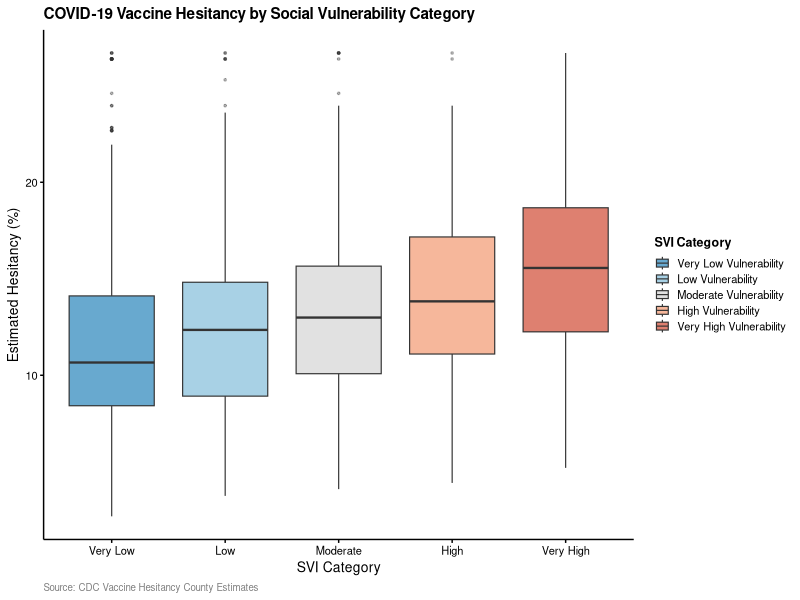
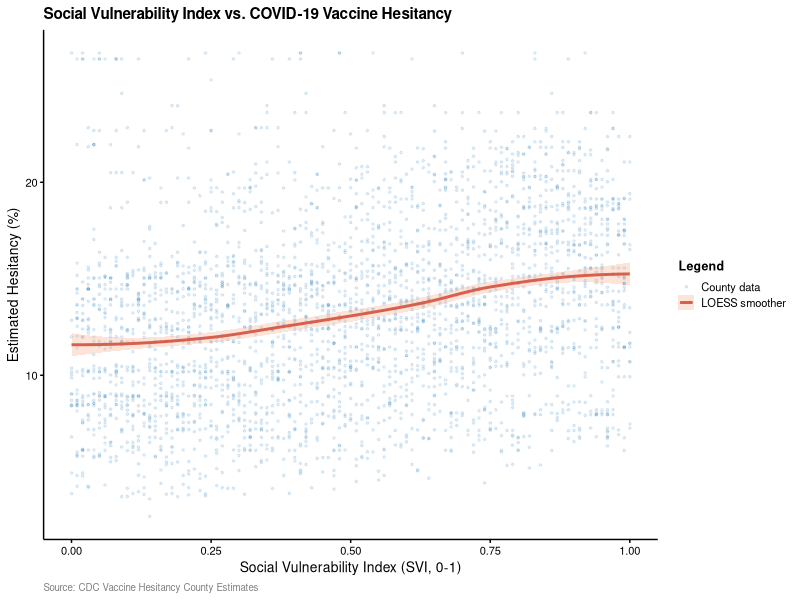
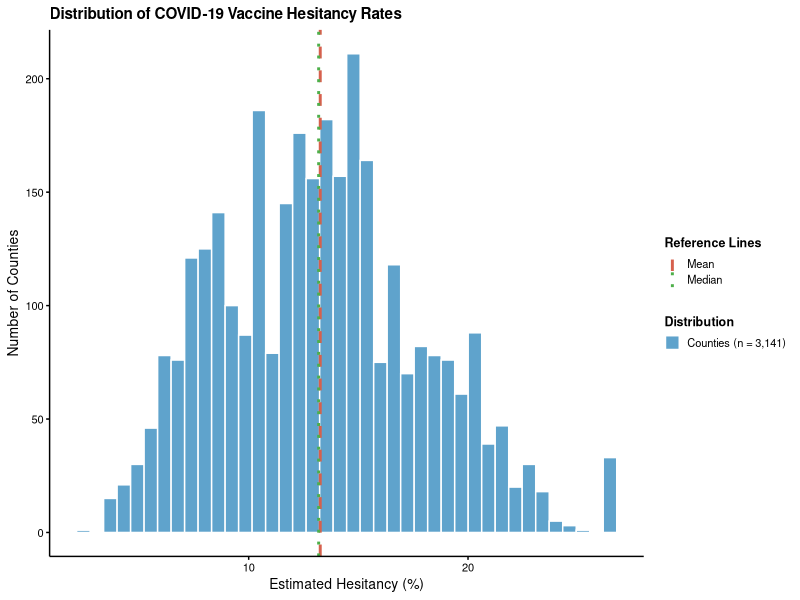
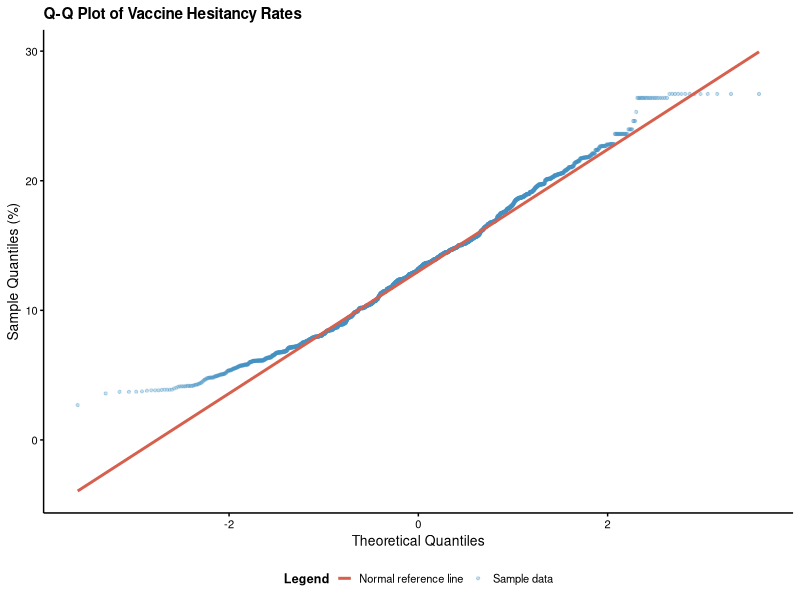
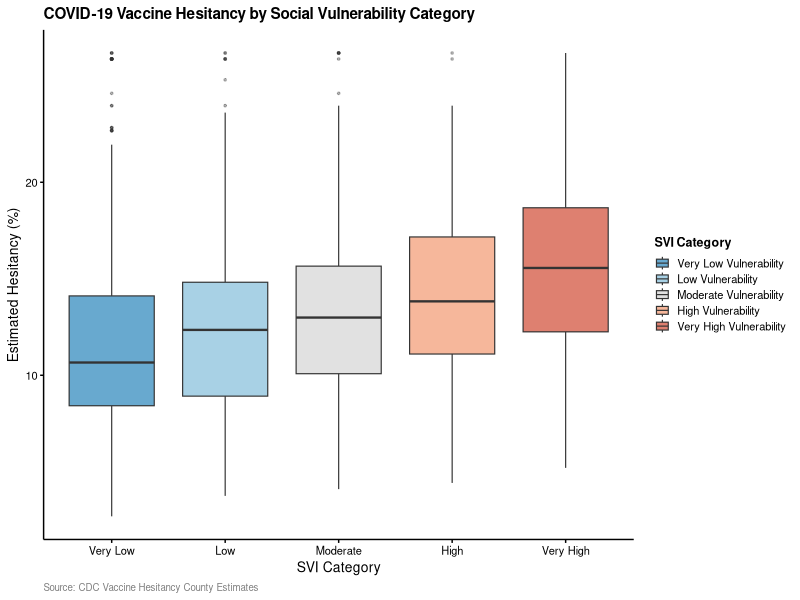
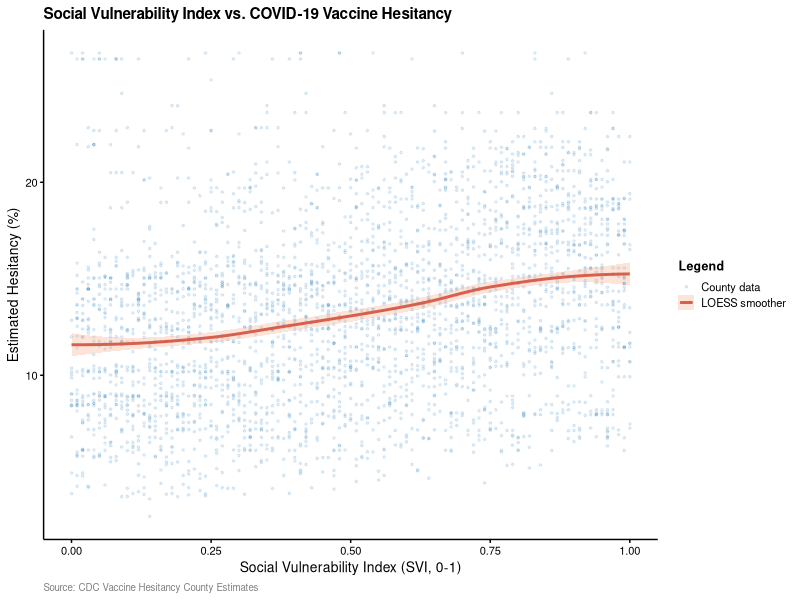
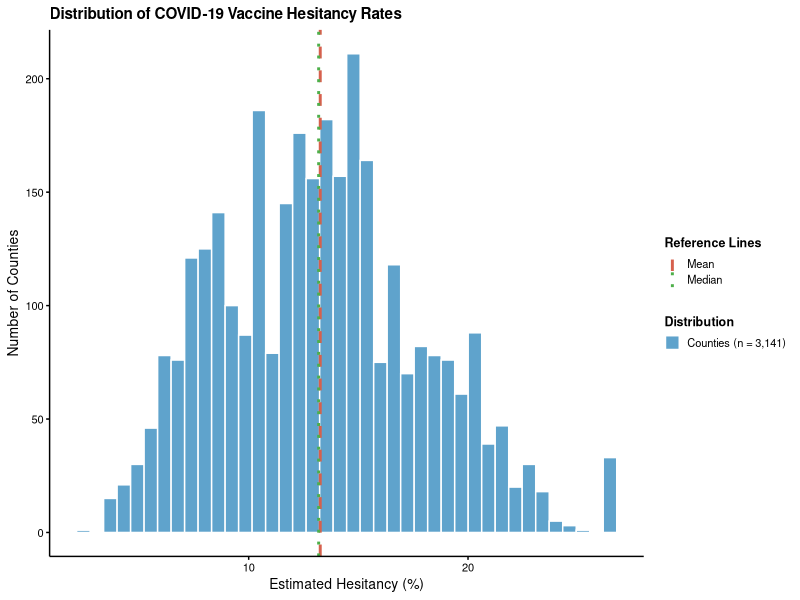
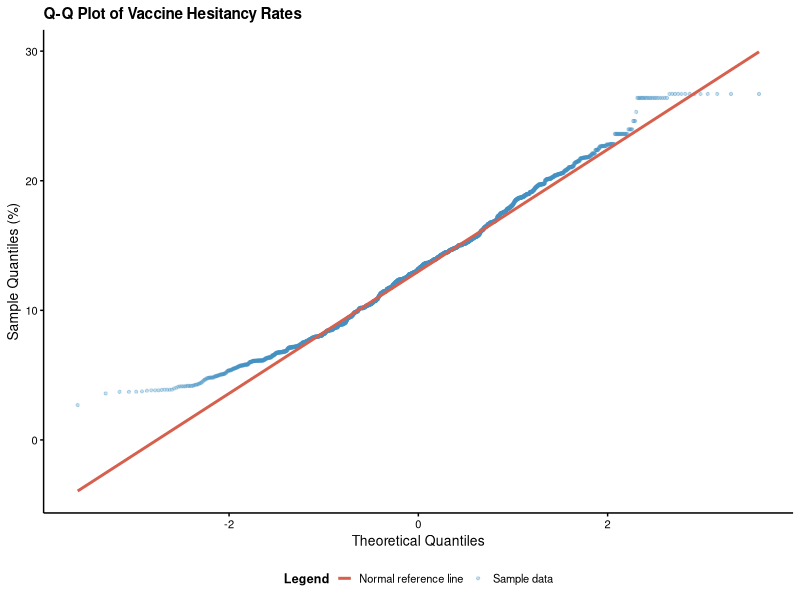

Here is the R script that generated these plots, in order:
#' ---
#' title: "VTPEH 6270 Final Report"
#' author: "Sowmya Srinivasan"
#' date: "`r Sys.Date()`"
#' editor_options:
#'   chunk_output_type: console
#' output:
#'   pdf_document:
#'     toc: true
#'     toc_depth: 1
#'     number_sections: true
#'     latex_engine: pdflatex
#' header-includes:
#'   - \usepackage{float}
#' urlcolor: blue
#' ---
#' 
## ----setup, include = FALSE------------------------------------------------------------------

knitr::opts_chunk$set(echo = TRUE, warning = FALSE, message = FALSE,
                      fig.align = "center", out.width = "85%",
                      fig.pos = "H")


#' 
#' # Introduction, Research Question, Plausibility and Context
#' 
#' ## Introduction
#' 
#' This analysis uses the COVID-19 Vaccine Hesitancy for County and Local Estimates data set published by the U.S. Centers for Disease Control and Prevention (CDC). The dataset contains county-level estimates of vaccine hesitancy among adults, vaccination coverage as of June 10, 2021, and measures of social vulnerability, including the Social Vulnerability Index (SVI) and demographic characteristics. Each observation represents a U.S. county and includes both continuous and categorical variables suitable for exploratory data analysis and visualization.
#' The complete data set and accompanying information are available at 
#' https://data.cdc.gov/Vaccinations/Vaccine-Hesitancy-for-COVID-19-County-and-local-es/q9mh-h2tw/about_data
#' 
#' 
#' ## Research Question:
#' 
#' > **Is COVID-19 vaccine hesitancy higher in counties with higher Social Vulnerability Index (SVI)?**
#' 
#' - **Variable A (Outcome, continuous):** Estimated hesitant — percentage of adults estimated to be hesitant toward COVID-19 vaccination
#' - **Variable B (Predictor, categorical):** SVI category — categorized measure of county-level social vulnerability
#' 
#' ## Scientific Plausibility and Public Health Context:
#' 
#' COVID-19 vaccine hesitancy directly undermined efforts to reduce transmission 
#' and mortality during the pandemic, making it one of the most consequential 
#' public health challenges of the past decade. The CDC/ATSDR Social Vulnerability 
#' Index (SVI) captures community-level conditions — socioeconomic status, minority 
#' status, household composition, and housing/transportation access — that shape 
#' how communities experience and respond to public health crises.
#' 
#' There are strong reasons to expect higher SVI to correlate with greater 
#' hesitancy: reduced healthcare access, structural barriers to vaccination, and 
#' historically rooted mistrust of medical institutions among communities that 
#' have faced documented mistreatment. If this association holds, public health 
#' agencies can target outreach and resources to high-SVI counties to close 
#' vaccination gaps and reduce disparities in future pandemic responses.
#' 
#' 
#' # Material & Methods
#' 
#' ## Loading Data and Data Description
#' 
#' ### Loading Data
#' 
## ----libraries-------------------------------------------------------------------------------
library(readxl)
library(dplyr)
library(ggplot2)
library(knitr)
library(kableExtra)
library(tidyr)



#' 
## ----load-data, results='hide'---------------------------------------------------------------

# Set working directory
setwd("/Users/sowmya427/Desktop/VTPEH-6270-R-Lab/data")

# Load file
raw <- read.csv("R Lab_Vaccine_Hesitancy.csv", check.names = FALSE)

# Confirm columns loaded correctly
cat("Column names:\n")
print(names(raw))

df <- raw %>%
  rename(
    fips               = `FIPS Code`,
    county             = `County Name`,
    state              = `State`,
    hesitant           = `Estimated hesitant`,
    hesitant_or_unsure = `Estimated hesitant or unsure`,
    strongly_hesitant  = `Estimated strongly hesitant`,
    svi                = `Social Vulnerability Index (SVI)`,
    svi_cat            = `SVI Category`,
    vax_rate           = `Percent adults fully vaccinated against COVID-19 (as of 6/10/21)`,
    pct_hispanic       = `Percent Hispanic`,
    pct_black          = `Percent non-Hispanic Black`,
    pct_white          = `Percent non-Hispanic White`
  ) %>%
  mutate(
    hesitant_pct = as.numeric(gsub("%", "", hesitant)),
    vax_rate_pct = as.numeric(gsub("%", "", vax_rate)),
    svi_cat = factor(
      svi_cat,
      levels = c(
        "Very Low Vulnerability",
        "Low Vulnerability",
        "Moderate Vulnerability",
        "High Vulnerability",
        "Very High Vulnerability"
      )
    )
  ) %>%
  filter(!is.na(svi), !is.na(hesitant_pct))

cat("Final sample size:", nrow(df), "counties\n")

#' 
#' 
#' ### Nature Theme 
#' 
## ----nature-theme----------------------------------------------------------------------------
dir.create("figures/CP06", recursive = TRUE, showWarnings = FALSE)

theme_nature <- function(base_size = 10) {
  theme_classic(base_size = base_size) +
    theme(
      text             = element_text(family = "sans"),
      axis.title       = element_text(size = base_size, color = "black"),
      axis.text        = element_text(size = base_size - 2, color = "black"),
      axis.line        = element_line(color = "black", linewidth = 0.5),
      axis.ticks       = element_line(color = "black", linewidth = 0.5),
      legend.text      = element_text(size = base_size - 2),
      legend.title     = element_text(size = base_size - 1, face = "bold"),
      legend.key.size  = unit(0.4, "cm"),
      plot.title       = element_text(size = base_size + 1, face = "bold", hjust = 0),
      plot.caption     = element_text(size = base_size - 3, color = "gray50", hjust = 0),
      panel.border     = element_blank(),
      strip.background = element_blank()
    )
}

#' 
#' 
#' ### Description Table
#' 
## ----summary-table---------------------------------------------------------------------------
summary_tbl <- df %>%
  group_by(svi_cat) %>%
  summarise(
    n      = n(),
    Mean   = round(mean(hesitant_pct), 2),
    SD     = round(sd(hesitant_pct),   2),
    Median = round(median(hesitant_pct), 2),
    Min    = round(min(hesitant_pct),  2),
    Max    = round(max(hesitant_pct),  2),
    .groups = "drop"
  )

kable(
  summary_tbl,
  col.names = c("SVI Category", "n", "Mean (\\%)", "SD",
                "Median (\\%)", "Min (\\%)", "Max (\\%)"),
  caption  = "Descriptive statistics of estimated COVID-19 vaccine hesitancy (\\%) by SVI category.",
  booktabs = TRUE
) %>%
  kable_styling(
    latex_options = c("hold_position", "striped"),
    font_size     = 10
  )


#' 
#' 
#' ## Statistical Analysis
#' 
#' To examine whether COVID-19 vaccine hesitancy rates differ across Social 
#' Vulnerability Index (SVI) categories, the following statistical approach 
#' was used.
#' 
#' **Assumption Checks**
#' 
#' Prior to selecting a statistical test, the normality of the outcome 
#' variable (estimated vaccine hesitancy rate, %) was assessed using the 
#' Shapiro-Wilk test, where a p-value < 0.05 indicates a significant 
#' departure from normality. A histogram and Q-Q plot were also used to 
#' visually inspect the distribution of the data. Normality is a required 
#' assumption for parametric tests such as one-way ANOVA, and failure to 
#' meet this assumption requires the use of non-parametric alternatives.
#' 
#' **Model Selection**
#' 
#' Because the Shapiro-Wilk test confirmed that the hesitancy rate data 
#' were non-normally distributed, a Kruskal-Wallis rank-sum test was 
#' selected to compare hesitancy rates across the five SVI categories 
#' (Very Low, Low, Moderate, High, and Very High Vulnerability). The 
#' Kruskal-Wallis test is the non-parametric equivalent of a one-way ANOVA 
#' and does not require the assumption of normality. In addition, 
#' Spearman's rank correlation was used to quantify the strength and 
#' direction of the monotonic association between the continuous SVI score 
#' and vaccine hesitancy rate. Spearman's correlation was chosen over 
#' Pearson's correlation as it does not assume normality and is appropriate 
#' for non-normally distributed continuous variables.
#' 
#' **Post-Hoc Analysis**
#' 
#' A significant Kruskal-Wallis result indicates that at least one SVI 
#' category differs from the others, but does not specify which pairs. 
#' Therefore, pairwise Wilcoxon rank-sum tests were conducted as a 
#' post-hoc analysis to identify which specific SVI category pairs showed 
#' statistically significant differences in vaccine hesitancy rates. 
#' P-values were adjusted using the Bonferroni correction to control for 
#' multiple comparisons and reduce the risk of Type I error. Statistical 
#' significance was set at alpha = 0.05 for all analyses.
#' 
#' ## Code
#' 
#' All code and data used in this analysis are available at: https://github.com/SS0908/VTPEH-6270-R-Lab
#' 
#' 
#' # Results
#' 
#' ## Data Visualization 
#' 
#' 
#' ### Boxplot
## ----boxplot, fig.cap="Distribution of estimated COVID-19 vaccine hesitancy (\\%) by SVI category. Boxes span the interquartile range; horizontal lines show medians; dots are outliers."----
p_box <- ggplot(df, aes(x = svi_cat, y = hesitant_pct, fill = svi_cat)) +
  geom_boxplot(
    alpha         = 0.80,
    outlier.size  = 0.6,
    outlier.alpha = 0.35,
    linewidth     = 0.4
  ) +
  scale_fill_manual(
    name   = "SVI Category",
    values = c(
      "Very Low Vulnerability"  = "#4393C3",
      "Low Vulnerability"       = "#92C5DE",
      "Moderate Vulnerability"  = "#D9D9D9",
      "High Vulnerability"      = "#F4A582",
      "Very High Vulnerability" = "#D6604D"
    )
  ) +
  scale_x_discrete(
    labels = c("Very Low", "Low", "Moderate", "High", "Very High")
  ) +
  labs(
    title   = "COVID-19 Vaccine Hesitancy by Social Vulnerability Category",
    x       = "SVI Category",
    y       = "Estimated Hesitancy (%)",
    caption = "Source: CDC Vaccine Hesitancy County Estimates"
  ) +
  theme_nature()

p_box

#' 
## ----boxplot-save, include=FALSE-------------------------------------------------------------
ggsave("figures/CP06/CP06_boxplot.pdf",
       plot = p_box, width = 7, height = 4.5, device = "pdf")

#' 
#' 
#' 
#' ### Scatterplot
#' 
## ----scatter, fig.cap="Association between continuous SVI score and estimated vaccine hesitancy (\\%) across U.S. counties (n = 3,141). Each point is one county. Red curve is a LOESS smoother with 95\\% CI shaded."----
p_scatter <- ggplot(df, aes(x = svi, y = hesitant_pct)) +
  geom_point(
    aes(color = "County data"),
    alpha = 0.15,
    size  = 0.6
  ) +
  geom_smooth(
    aes(color = "LOESS smoother"),
    method    = "loess",
    linewidth = 1,
    se        = TRUE,
    fill      = "#F4A582",
    alpha     = 0.3
  ) +
  scale_color_manual(
    name   = "Legend",
    values = c(
      "County data"    = "#4393C3",
      "LOESS smoother" = "#D6604D"
    )
  ) +
  labs(
    title   = "Social Vulnerability Index vs. COVID-19 Vaccine Hesitancy",
    x       = "Social Vulnerability Index (SVI, 0-1)",
    y       = "Estimated Hesitancy (%)",
    caption = "Source: CDC Vaccine Hesitancy County Estimates"
  ) +
  theme_nature()

p_scatter

#' 
## ----scatter-save, include=FALSE-------------------------------------------------------------
ggsave("figures/CP06/CP06_scatterplot.pdf",
       plot = p_scatter, width = 7, height = 4.5, device = "pdf")

#' 
#' 
#' 
#' 
#' 
#' 
#' 
#' ### Normality; Plot 1 - Histogram
#' 
## ----normality-hist, fig.cap="Histogram of estimated COVID-19 vaccine hesitancy rates (\\%) across U.S. counties. Dashed red line = mean; dotted green line = median.", fig.height=4----
p_hist <- ggplot(df, aes(x = hesitant_pct)) +
  geom_histogram(
    aes(fill = "Counties (n = 3,141)"),
    bins  = 40,
    color = "white",
    alpha = 0.85
  ) +
  geom_vline(
    aes(xintercept = mean(hesitant_pct, na.rm = TRUE), color = "Mean"),
    linewidth = 1,
    linetype  = "dashed"
  ) +
  geom_vline(
    aes(xintercept = median(hesitant_pct, na.rm = TRUE), color = "Median"),
    linewidth = 1,
    linetype  = "dotted"
  ) +
  scale_fill_manual(
    name   = "Distribution",
    values = c("Counties (n = 3,141)" = "#4393C3")
  ) +
  scale_color_manual(
    name   = "Reference Lines",
    values = c("Mean" = "#D6604D", "Median" = "#4DAF4A")
  ) +
  labs(
    title = "Distribution of COVID-19 Vaccine Hesitancy Rates",
    x     = "Estimated Hesitancy (%)",
    y     = "Number of Counties"
  ) +
  theme_nature() +
  theme(legend.position = "right")

p_hist

#' 
## ----histogram-save, include=FALSE-----------------------------------------------------------
ggsave("figures/CP06/CP06_histogram.pdf",
       plot = p_hist, width = 7, height = 4, device = "pdf")

#' 
#' 
#' 
#' 
#' 
#' 
#' 
#' ### Normality; Plot 2 - Q-Q plot
#' 
## ----normality-qq, fig.cap="Q-Q plot of estimated vaccine hesitancy rates. Blue points = sample data; red line = expected values under a normal distribution. Deviations at the tails indicate non-normality."----
p_qq <- ggplot(df, aes(sample = hesitant_pct)) +
  stat_qq(
    aes(color = "Sample data"),
    alpha = 0.3,
    size  = 0.8
  ) +
  stat_qq_line(
    aes(color = "Normal reference line"),
    linewidth = 1
  ) +
  scale_color_manual(
    name   = "Legend",
    values = c(
      "Sample data"           = "#4393C3",
      "Normal reference line" = "#D6604D"
    )
  ) +
  labs(
    title = "Q-Q Plot of Vaccine Hesitancy Rates",
    x     = "Theoretical Quantiles",
    y     = "Sample Quantiles (%)"
  ) +
  theme_nature() +
  theme(legend.position = "bottom")

p_qq

#' 
#' 
## ----qqplot-save, include=FALSE--------------------------------------------------------------
ggsave("figures/CP06/CP06_qqplot.pdf",
       plot = p_qq, width = 6, height = 5, device = "pdf")

#' 
#' 
#' 
#' 
#' 
#' ## Statistical Analysis
#' 
#' ### Shapiro-Wilk Test
#' 
## ----shapiro-test----------------------------------------------------------------------------
sw <- shapiro.test(df$hesitant_pct)

sw_tbl <- data.frame(
  Test        = "Shapiro-Wilk",
  W           = round(sw$statistic, 4),
  `p-value`   = ifelse(sw$p.value < 0.001, "< 0.001", round(sw$p.value, 4)),
  Result      = ifelse(sw$p.value < 0.05,
                       "Non-normal - use non-parametric tests",
                       "Normal distribution"),
  check.names = FALSE
)

kable(
  sw_tbl,
  caption  = "Shapiro-Wilk normality test for vaccine hesitancy rates.",
  booktabs = TRUE,
  align    = c("l", "c", "c", "l")
) %>%
  kable_styling(
    latex_options = c("hold_position", "striped"),
    font_size     = 10
  )

#' 
#' 
#' The Shapiro-Wilk test returned a W statistic of `r round(sw$statistic, 4)` 
#' and a p-value < 0.001, indicating that the distribution of vaccine hesitancy 
#' rates departs significantly from normality. This means we cannot assume the 
#' data follow a normal distribution, and therefore non-parametric tests must be 
#' used for all subsequent group comparisons rather than parametric alternatives 
#' such as ANOVA or a t-test.
#' 
#' ### Kruskal-Walis Test
#' 
## ----kruskal---------------------------------------------------------------------------------
kw <- kruskal.test(hesitant_pct ~ svi_cat, data = df)

kw_tbl <- data.frame(
  Test          = "Kruskal-Wallis Rank-Sum Test",
  `Chi-squared` = round(kw$statistic, 3),
  df            = kw$parameter,
  `p-value`     = ifelse(kw$p.value < 0.001, "< 0.001", round(kw$p.value, 4)),
  Result        = "Significant difference in hesitancy across SVI categories",
  check.names   = FALSE
)
rownames(kw_tbl) <- NULL

kable(
  kw_tbl,
  caption  = "Kruskal-Wallis test comparing vaccine hesitancy rates across SVI categories.",
  booktabs = TRUE,
  align    = c("l", "c", "c", "c", "l")
) %>%
  kable_styling(
    latex_options = c("hold_position", "striped", "scale_down"),
    font_size     = 10
  ) %>%
  column_spec(5, width = "5cm")

#' 
#' The Kruskal-Wallis rank-sum test revealed a statistically significant 
#' difference in vaccine hesitancy rates across the five SVI categories 
#' (X^2 = `r round(kw$statistic, 2)`, df = `r kw$parameter`, p < 0.001). 
#' This result allows us to reject the null hypothesis that hesitancy rates 
#' are equal across SVI categories. In other words, social vulnerability level 
#' is associated with differences in COVID-19 vaccine hesitancy at the county 
#' level. However, this test alone does not tell us which specific categories 
#' differ from one another, which is addressed by the pairwise comparisons below.
#' 
#' 
#' ### Pairwise Wilcoxon 
#' 
## ----pairwise-wilcox-------------------------------------------------------------------------
pw <- pairwise.wilcox.test(
  x               = df$hesitant_pct,
  g               = df$svi_cat,
  p.adjust.method = "bonferroni"
)

# Format the p-value matrix into a clean table
pw_tbl <- as.data.frame(pw$p.value) %>%
  tibble::rownames_to_column(var = "Group") %>%
  mutate(across(where(is.numeric), ~ case_when(
    . < 0.001 ~ "< 0.001",
    . < 0.05  ~ as.character(round(., 3)),
    is.na(.)  ~ "--",
    TRUE      ~ as.character(round(., 3))
  )))

kable(
  pw_tbl,
  col.names = c("Group", "Very Low", "Low", "Moderate", "High"),
  caption  = "Pairwise Wilcoxon rank-sum tests comparing vaccine hesitancy across SVI categories (Bonferroni correction). '--' = comparison not applicable.",
  booktabs = TRUE,
  align    = "c"
) %>%
  kable_styling(
    latex_options = c("hold_position", "scale_down", "striped"),
    font_size     = 9
  ) %>%
  column_spec(1, width = "4cm")

#' 
#' 
#' Pairwise Wilcoxon rank-sum tests with Bonferroni correction were conducted 
#' to identify which specific SVI category pairs drive the overall significant 
#' Kruskal-Wallis result. The results show that most pairwise comparisons 
#' between SVI categories were statistically significant (p < 0.001) after 
#' correction for multiple testing. Counties in higher vulnerability categories 
#' consistently showed greater vaccine hesitancy than those in lower 
#' vulnerability categories. Comparisons between adjacent categories (e.g., 
#' Very Low vs. Low Vulnerability) may show weaker or non-significant 
#' differences, reflecting the gradual nature of the relationship between 
#' social vulnerability and hesitancy.
#' 
#' 
#' ### Spearman Correlation
## ----spearman--------------------------------------------------------------------------------
sp <- cor.test(df$svi, df$hesitant_pct, method = "spearman")

sp_tbl <- data.frame(
  Test        = "Spearman Rank Correlation",
  `rho (p)`   = round(sp$estimate, 3),
  S           = round(sp$statistic, 1),
  `p-value`   = ifelse(sp$p.value < 0.001, "< 0.001", round(sp$p.value, 4)),
  Direction   = "Positive association",
  Result      = "Higher SVI linked to higher hesitancy",
  check.names = FALSE
)
rownames(sp_tbl) <- NULL

kable(
  sp_tbl,
  caption  = "Spearman rank correlation between continuous SVI score and vaccine hesitancy (\\%).",
  booktabs = TRUE,
  align    = c("l", "c", "c", "c", "l", "l")
) %>%
  kable_styling(
    latex_options = c("hold_position", "scale_down", "striped"),
    font_size     = 10
  ) %>%
  column_spec(1, width = "3.5cm") %>%
  column_spec(5, width = "2.5cm") %>%
  column_spec(6, width = "3cm")

#' 
#' 
#' Spearman's rank correlation between the continuous SVI score and vaccine 
#' hesitancy rate yielded a correlation coefficient of 
#' p = `r round(sp$estimate, 3)` (p < 0.001), indicating a statistically 
#' significant positive monotonic association. This means that as the Social 
#' Vulnerability Index increases across counties, estimated vaccine hesitancy 
#' also tends to increase. The magnitude of the correlation suggests a moderate 
#' positive relationship, supporting the conclusion that social vulnerability 
#' is meaningfully — though not perfectly — linked to COVID-19 vaccine 
#' hesitancy at the county level. This finding directly addresses our research 
#' question and is consistent with the patterns observed visually in the 
#' scatterplot and boxplot.
#' 
#' 
#' # Conclusion
#' 
#' 
#' The results of this analysis support the hypothesis that COVID-19 vaccine 
#' hesitancy is higher in counties with greater social vulnerability. The 
#' Kruskal-Wallis test identified statistically significant differences in 
#' hesitancy rates across SVI categories (X^2 = `r round(kw$statistic, 2)`, 
#' p < 0.001), and pairwise Wilcoxon comparisons confirmed that 
#' higher-vulnerability counties showed greater hesitancy than 
#' lower-vulnerability counties across most category pairs. The Spearman 
#' correlation (p = `r round(sp$estimate, 3)`, p < 0.001) further supports 
#' a moderate positive association between the continuous SVI score and 
#' estimated hesitancy rate.
#' 
#' These findings align with the research question posed in the Introduction 
#' — counties with higher social vulnerability do tend to have higher 
#' estimated COVID-19 vaccine hesitancy. The moderate strength of the 
#' association suggests that while social vulnerability is a meaningful 
#' predictor of hesitancy, other factors likely contribute as well. These 
#' results highlight the importance of targeting socially vulnerable 
#' communities in public health vaccination campaigns.
#' 
#' 
#' # AI Use Disclosure Statement
#' 
#' This document was created with the assistance of Claude (Anthropic) to help structure and generate the R code, which was reviewed and adjusted by the author. Interpretations and written sections were composed by the author.
